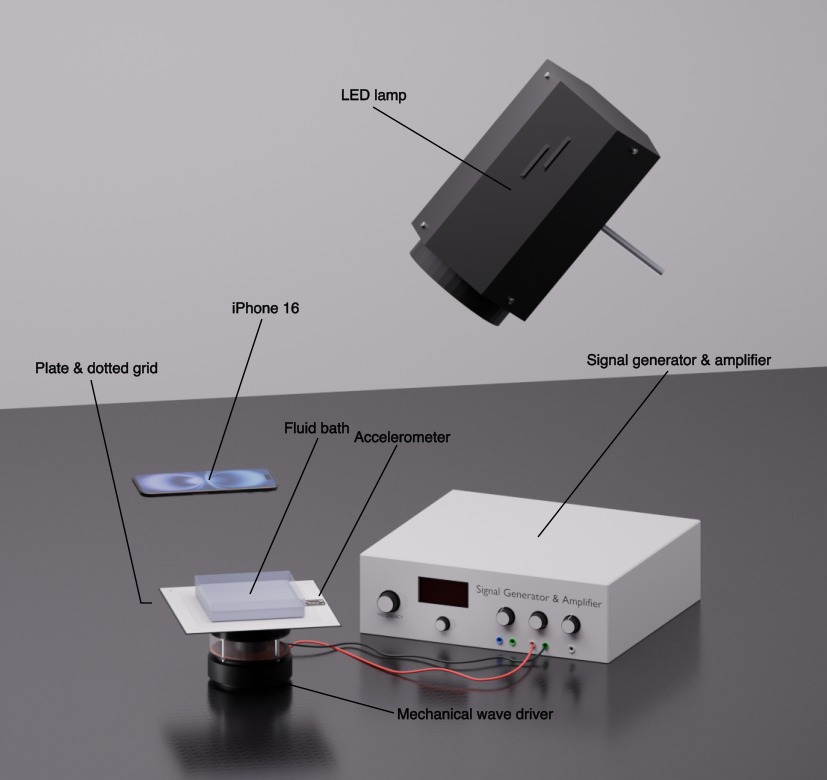
#> input picture artifacts/3d_setup/3d_simple_visual.jpeg, 827 x 780 px
$ python -i roi_tools.py   (imports and definitions only)
#> lines starting #> are read from the running program, lines starting #| are printed output that depends on the picture; after the words box and inside, x2 and y2 are one past the last pixel; in counts of white or black regions, pixels touching at a corner belong together
from __future__ import annotations

'''
Just a set of tools for the roi selector app
'''

import json
import math
import os
import sys
from dataclasses import dataclass
from pathlib import Path

import cv2
import numpy as np
import pandas as pd
import yaml
from PIL import Image, ImageDraw
from scipy.spatial import cKDTree

# set the global paths
PROJECT_ROOT = Path(__file__).resolve().parents[2]
DOT_TRACKING_DIR = PROJECT_ROOT / "scripts" / "dot_tracking"

if str(PROJECT_ROOT) not in sys.path:
    sys.path.insert(0, str(PROJECT_ROOT))
if str(DOT_TRACKING_DIR) not in sys.path:
    sys.path.insert(0, str(DOT_TRACKING_DIR))

# optional metadata override
_metadata_env = os.environ.get("FARADAY_CALIBRATION_METADATA_PATH") or os.environ.get("FSSS_METADATA_PATH")
METADATA_PATH = (
    Path(_metadata_env).expanduser()
    if _metadata_env
    else PROJECT_ROOT / "inputs" / "calibration_metadata.yaml"
)
if not METADATA_PATH.is_absolute():
    METADATA_PATH = PROJECT_ROOT / METADATA_PATH

# imported after sys.path setup
# build_flat_lattice is the same core helper used by frequency tracking
from dot_lattice import (
    Roi as FrequencyRoi,
    RotatedRoi as FrequencyRotatedRoi,
    build_flat_lattice,
    grid_neighbor_spacing_metrics,
    indexing_consistency_metrics,
)

RotatedRoi = FrequencyRotatedRoi

# axis aligned roi, mainly for the full fsss dry grid preview
@dataclass(frozen=True)
class Roi:
    x: int
    y: int
    w: int
    h: int

    # [5 lines left out: function from_list, not called in this run]

    def as_list(self) -> list[int]:
        return [int(self.x), int(self.y), int(self.w), int(self.h)]

    # [8 lines left out: function clamped, not called in this run]

def load_yaml(path: Path = METADATA_PATH) -> dict:
    # empty yaml gives None, so normalize to {}
    return yaml.safe_load(path.read_text(encoding="utf-8")) or {}

def save_yaml(data: dict, path: Path = METADATA_PATH) -> None:
    # keep yaml ordering readable instead of alphabetical
    path.write_text(yaml.safe_dump(data, sort_keys=False, width=1000), encoding="utf-8")

# [6 lines left out: function project_path, not called in this run]

def calibration_output_dir(metadata: dict) -> Path:
    # conventional full fsss calibration output folder
    return PROJECT_ROOT / "outputs" / "full_fsss" / "calibration" / str(metadata["calibration_id"])

# [294 lines left out: functions finite_float, finite_int, current_roi, current_frequency_roi, save_roi_to_metadata, save_frequency_roi_to_metadata and 13 more, not called in this run]

def detect_dark_dots(
    gray: np.ndarray,
    roi_offset: tuple[int, int] = (0, 0),
    threshold_mode: str = "otsu",
    blur_ksize: int = 3,
    morph_open_iter: int = 0,
    morph_close_iter: int = 0,
    min_area_px: float | None = None,
    max_area_px: float | None = None,
    min_circularity: float = 0.15,
    border_margin_px: int = 3,
) -> tuple[pd.DataFrame, np.ndarray, np.ndarray]:
    # dark dot detection
    # based on DoG and Otsu
    # then normalize so dark dots become bright blobs
#> called with roi_offset = (0, 0), threshold_mode = 'otsu', blur_ksize = 3, morph_open_iter = 0, morph_close_iter = 0, min_circularity = 0.15, border_margin_px = 3
    img = gray.copy()
    if blur_ksize and blur_ksize > 1:
        img = cv2.GaussianBlur(img, (int(blur_ksize), int(blur_ksize)), 0)

    bg_kernel = max(31, int(min(gray.shape[:2]) // 12) | 1)
#> bg_kernel = 65
    bg = cv2.GaussianBlur(img, (bg_kernel, bg_kernel), 0)
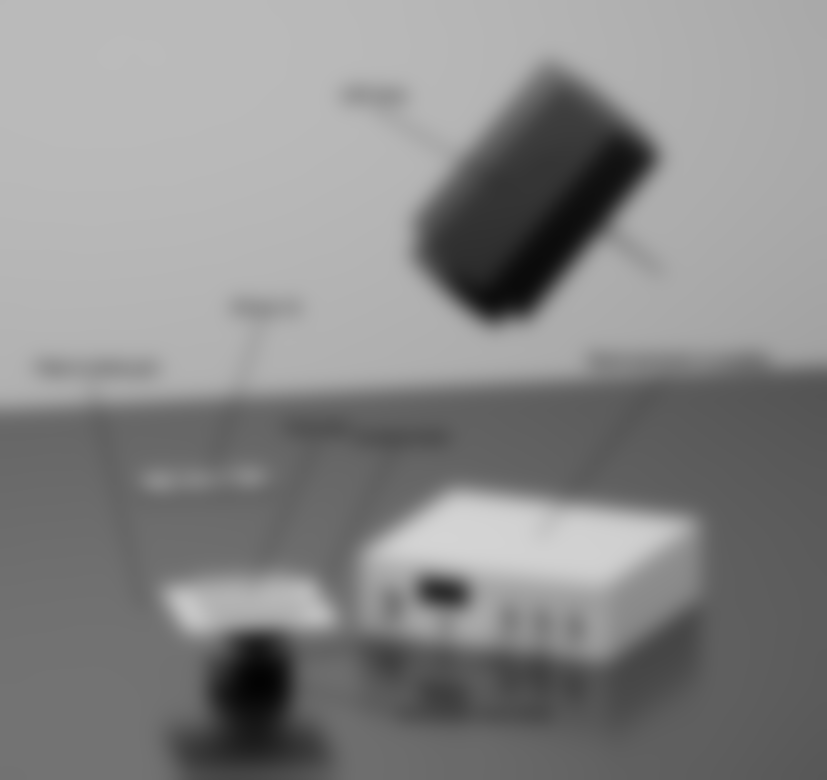
#> bg: shape (780, 827); min 3, max 212, mean 135.2
    norm = cv2.normalize((bg.astype(np.float32) - img.astype(np.float32)), None, 0, 255, cv2.NORM_MINMAX)
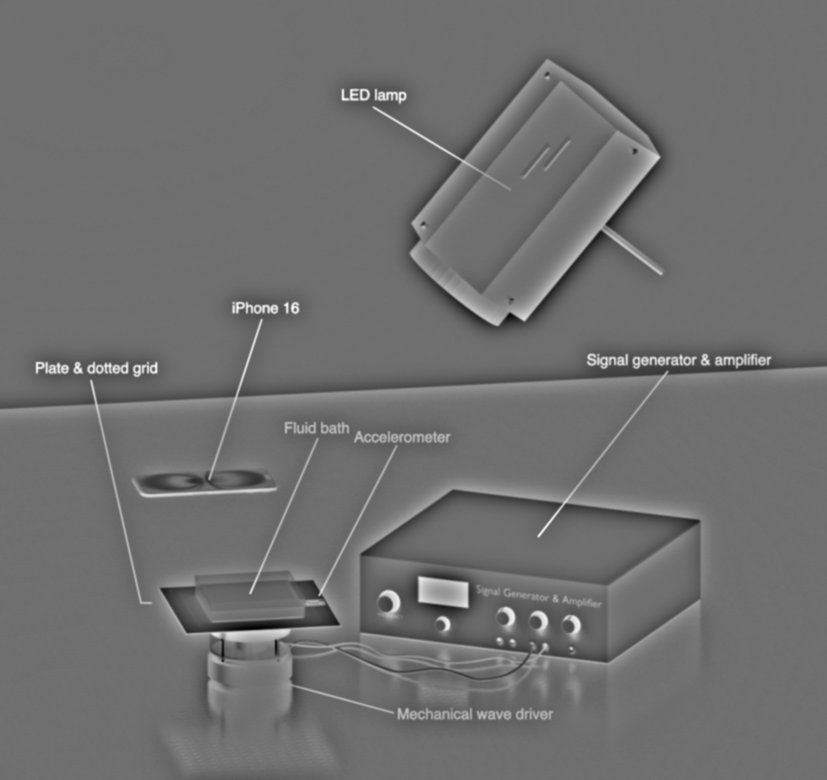
#> norm: shape (780, 827) float32; min 1.19e-06, max 255, mean 111.3
    norm = norm.astype(np.uint8)

    if threshold_mode == "adaptive":
        # adaptive threshold helps when lighting changes across the roi
        binary = cv2.adaptiveThreshold(norm, 255, cv2.ADAPTIVE_THRESH_GAUSSIAN_C, cv2.THRESH_BINARY, 31, -2)
    elif threshold_mode == "otsu":
        # otsu picks one threshold from the enhanced image histogram
        _, binary = cv2.threshold(norm, 0, 255, cv2.THRESH_BINARY + cv2.THRESH_OTSU)
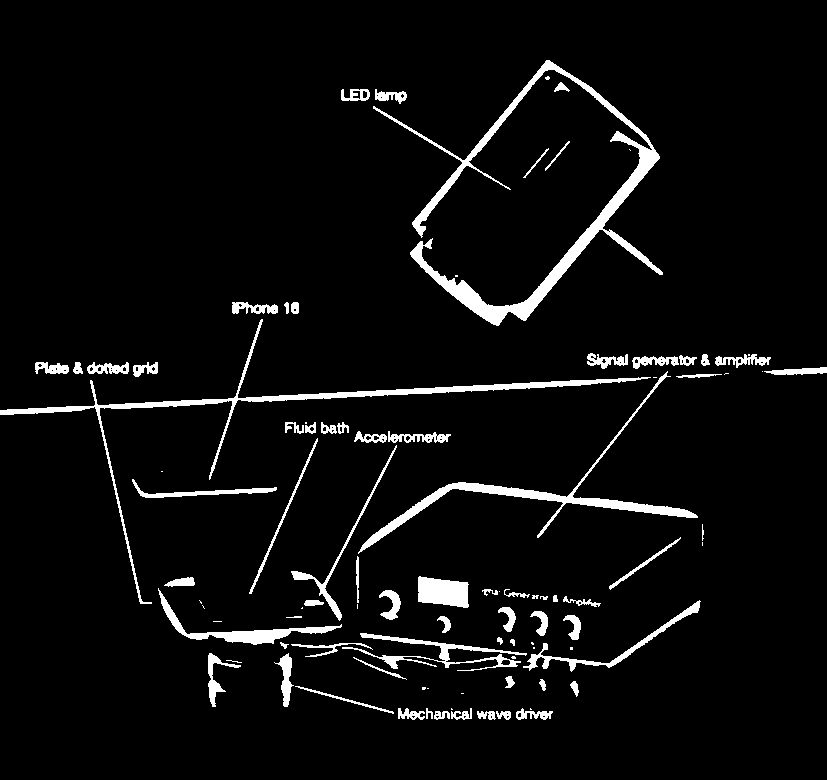
#> binary: shape (780, 827); 5% white; 96 white regions (26 under 20 px), largest, box (x1, y1, x2, y2) and area: (373, 60, 663, 326) 7434, (0, 319, 651, 604) 4360, (358, 371, 698, 554) 3348
    else:
        raise ValueError("threshold_mode must be 'otsu' or 'adaptive'")

    if morph_open_iter:
        kernel = np.ones((3, 3), np.uint8)
        binary = cv2.morphologyEx(binary, cv2.MORPH_OPEN, kernel, iterations=int(morph_open_iter))
    if morph_close_iter:
        kernel = np.ones((3, 3), np.uint8)
        binary = cv2.morphologyEx(binary, cv2.MORPH_CLOSE, kernel, iterations=int(morph_close_iter))

    nlabels, labels, stats, centroids = cv2.connectedComponentsWithStats(binary, connectivity=8)
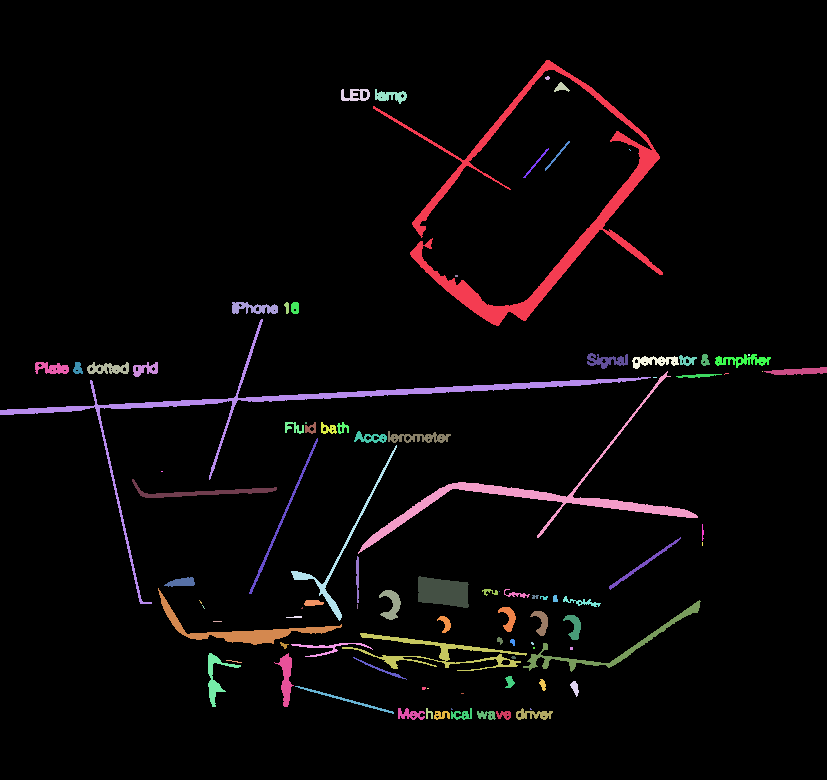
#> labels: shape (780, 827) int32; 97 distinct labels, from 0 to 96; one colour per label, 0 black
#> nlabels = 97; stats = 97 rows, first 6: [0, 0, 827, 780, 613080], [373, 60, 290, 266, 7434], [545, 76, 5, 4, 15], [554, 82, 16, 10, 78], [341, 89, 29, 12, 216], [375, 89, 32, 15, 247]; centroids = 97 pairs, first value 51.66 to 798.6, second value 77.6 to 714.7
    rows = []
    height, width = gray.shape[:2]
#> height = 780; width = 827
    for label in range(1, nlabels):
        # label 0 is background, everything else is a candidate dot blob
        x, y, bw, bh, area = stats[label]
        cx, cy = centroids[label]
        if cx < border_margin_px or cy < border_margin_px:
            continue
        if cx > width - border_margin_px or cy > height - border_margin_px:
            continue
        if min_area_px is not None and area < min_area_px:
            continue
        if max_area_px is not None and area > max_area_px:
            continue
        perimeter = 2.0 * (bw + bh)
        circ = 4.0 * math.pi * float(area) / (perimeter**2) if perimeter > 0 else 0.0
        if circ < min_circularity:
            continue
        rows.append(
            {
                "x_px": float(cx + roi_offset[0]),
                "y_px": float(cy + roi_offset[1]),
                "area_px": float(area),
                "bbox_x": int(x + roi_offset[0]),
                "bbox_y": int(y + roi_offset[1]),
                "bbox_w": int(bw),
                "bbox_h": int(bh),
                "circularity": float(circ),
            }
        )
#> this loop made 96 passes
#> (x, y, bw, bh, area, cx, cy, perimeter) on passes 1, 3, 4, 5, 6, 7, 10, 11, 12, 13, 14, 15: (373, 60, 290, 266, 7434, 534.4, 211.7, 1112), (554, 82, 16, 10, 78, 560.9, 87.17, 52), (341, 89, 29, 12, 216, 355.1, 94.83, 82), (375, 89, 32, 15, 247, 390.1, 95.75, 94), (545, 141, 25, 30, 76, 557, 155.1, 110), (523, 148, 26, 30, 74, 535.8, 162.6, 112), (232, 302, 46, 12, 342, 253.5, 307.8, 116), (284, 302, 5, 12, 40, 286.6, 307.1, 34), (291, 302, 8, 12, 84, 294.6, 307.4, 40), (0, 319, 651, 285, 4360, 285.7, 409.2, 1872), (587, 353, 41, 16, 330, 606.4, 360.3, 114), (679, 355, 18, 11, 111, 686.5, 360, 58)
#> after the loop, rows = 78 items

    return pd.DataFrame(rows), binary, norm

# [266 lines left out: functions detect_dots_in_roi, refine_peak_quadratic, extract_patch, estimate_spacing_px, track_dots_template, tracking_summary and 2 more, not called in this run]

>>> import cv2
>>> picture = cv2.imread('../../artifacts/3d_setup/3d_simple_visual.jpeg', cv2.IMREAD_GRAYSCALE)
>>> result = detect_dark_dots(picture)

$ run again, on artifacts/3d_setup/render for report.png
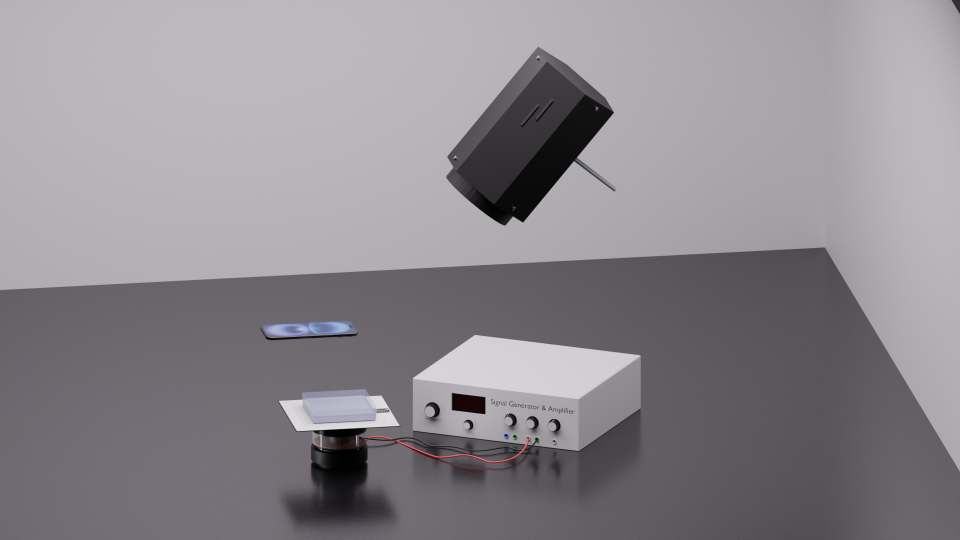
#> input picture artifacts/3d_setup/render for report.png, 1920 x 1080 px (shown at 1/2 size)
#> in detect_dark_dots, `_, binary = cv2.threshold(norm, 0, 255, cv2.THRESH_BINARY + cv2.THRESH..`:
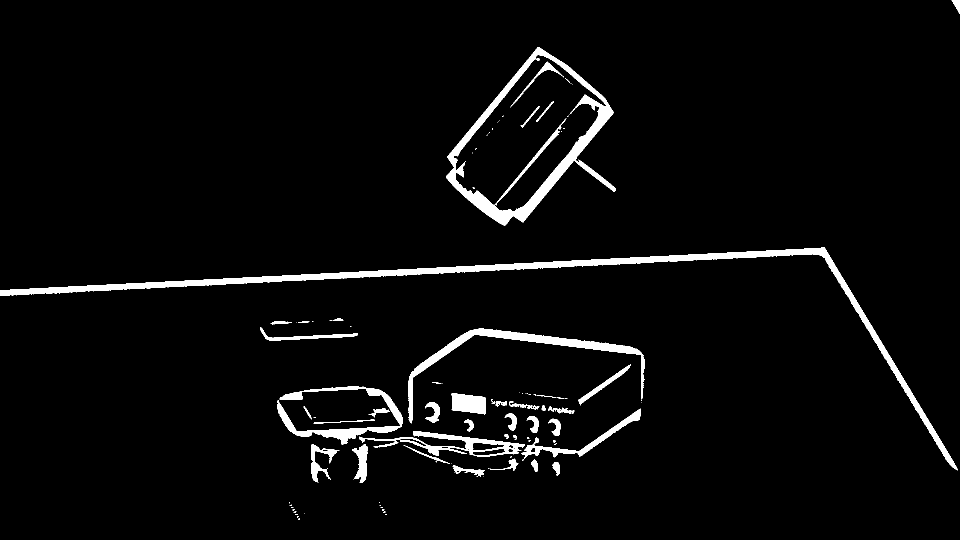
#> binary: shape (1080, 1920) (shown at 1/2 size); 3.7% white; 105 white regions (62 under 20 px), largest, box (x1, y1, x2, y2) and area: (0, 495, 1916, 941) 24451, (892, 94, 1232, 451) 16969, (816, 657, 1290, 847) 8046
#> in detect_dark_dots, `nlabels, labels, stats, centroids = cv2.connectedComponentsWithStats(b..`:
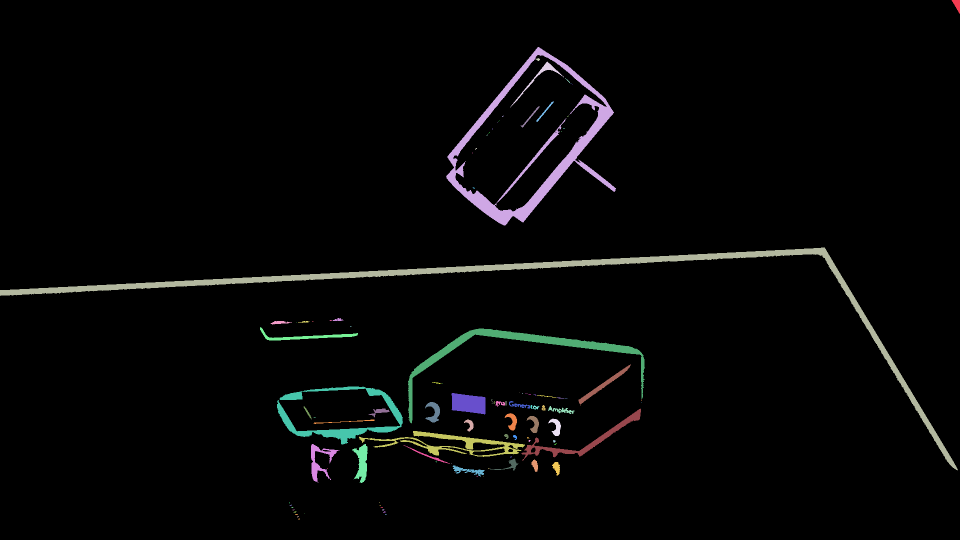
#> labels: shape (1080, 1920) int32 (shown at 1/2 size); 106 distinct labels, from 0 to 105; one colour per label, 0 black
#> nlabels = 106; stats = 106 rows, first 6: [0, 0, 1920, 1080, 1997098], [1903, 0, 17, 27, 246], [892, 94, 340, 357, 16969], [1072, 116, 8, 6, 29], [1020, 123, 108, 92, 647], [1130, 156, 10, 10, 16]; centroids = 106 pairs, first value 559.1 to 1913.8, second value 9.11 to 1037.6
#> the loop in detect_dark_dots, `for label in range(1, nlabels):` made 105 passes
#> (x, y, bw, bh, area, cx, cy, perimeter) on passes 1, 2, 3, 4, 8, 9, 22, 23: (1903, 0, 17, 27, 246, 1913.8, 9.11, 88), (892, 94, 340, 357, 16969, 1065.1, 299.6, 1394), (1072, 116, 8, 6, 29, 1075.8, 118.5, 28), (1020, 123, 108, 92, 647, 1080.2, 151.4, 400), (1073, 203, 35, 41, 160, 1089.4, 222.7, 152), (1041, 213, 39, 42, 172, 1060.2, 233.6, 162), (0, 495, 1916, 446, 24451, 1044.4, 581.6, 4724), (665, 636, 22, 6, 76, 675.9, 639.2, 56)
#> after the loop in detect_dark_dots, `for label in range(1, nlabels):`: rows = 88 items
